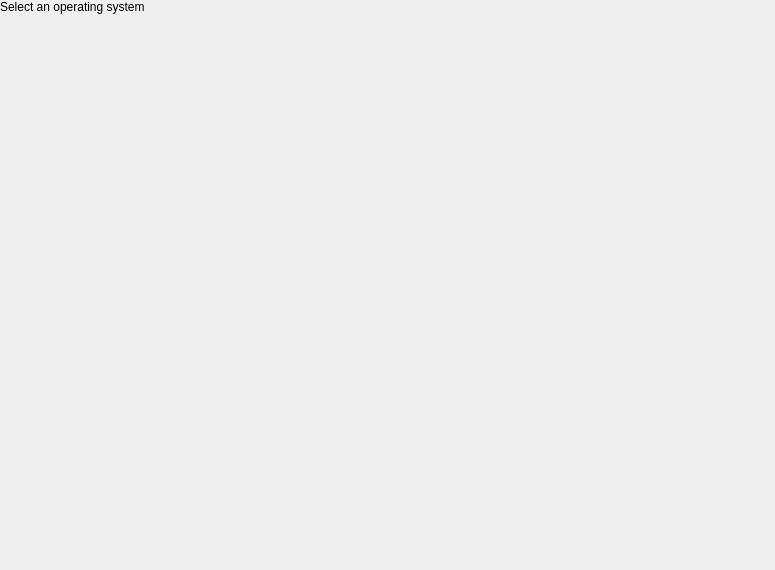
<?xml version="1.0" encoding="UTF-8"?>
<ui version="4.0">
 <class>OperatingSystemSelect</class>
 <widget class="QDialog" name="OperatingSystemSelect">
  <property name="geometry">
   <rect>
    <x>0</x>
    <y>0</y>
    <width>775</width>
    <height>570</height>
   </rect>
  </property>
  <property name="windowTitle">
   <string>Dialog</string>
  </property>
  <layout class="QVBoxLayout" name="verticalLayout">
   <property name="spacing">
    <number>0</number>
   </property>
   <property name="leftMargin">
    <number>0</number>
   </property>
   <property name="topMargin">
    <number>0</number>
   </property>
   <property name="rightMargin">
    <number>0</number>
   </property>
   <property name="bottomMargin">
    <number>0</number>
   </property>
   <item>
    <widget class="tTitleLabel" name="titleLabel">
     <property name="text">
      <string>Select an operating system</string>
     </property>
    </widget>
   </item>
   <item>
    <layout class="QGridLayout" name="gridLayout">
     <item row="0" column="1">
      <spacer name="verticalSpacer">
       <property name="orientation">
        <enum>Qt::Vertical</enum>
       </property>
       <property name="sizeHint" stdset="0">
        <size>
         <width>20</width>
         <height>40</height>
        </size>
       </property>
      </spacer>
     </item>
     <item row="1" column="2">
      <spacer name="horizontalSpacer_2">
       <property name="orientation">
        <enum>Qt::Horizontal</enum>
       </property>
       <property name="sizeHint" stdset="0">
        <size>
         <width>40</width>
         <height>20</height>
        </size>
       </property>
      </spacer>
     </item>
     <item row="1" column="1">
      <widget class="QWidget" name="widget" native="true">
       <layout class="QHBoxLayout" name="horizontalLayout">
        <item>
         <layout class="QHBoxLayout" name="systemsLayout"/>
        </item>
       </layout>
      </widget>
     </item>
     <item row="1" column="0">
      <spacer name="horizontalSpacer">
       <property name="orientation">
        <enum>Qt::Horizontal</enum>
       </property>
       <property name="sizeHint" stdset="0">
        <size>
         <width>40</width>
         <height>20</height>
        </size>
       </property>
      </spacer>
     </item>
     <item row="2" column="1">
      <spacer name="verticalSpacer_2">
       <property name="orientation">
        <enum>Qt::Vertical</enum>
       </property>
       <property name="sizeHint" stdset="0">
        <size>
         <width>20</width>
         <height>40</height>
        </size>
       </property>
      </spacer>
     </item>
    </layout>
   </item>
  </layout>
 </widget>
 <customwidgets>
  <customwidget>
   <class>tTitleLabel</class>
   <extends>QLabel</extends>
   <header location="global">ttitlelabel.h</header>
   <slots>
    <signal>backButtonClicked()</signal>
   </slots>
  </customwidget>
 </customwidgets>
 <resources/>
 <connections/>
</ui>
